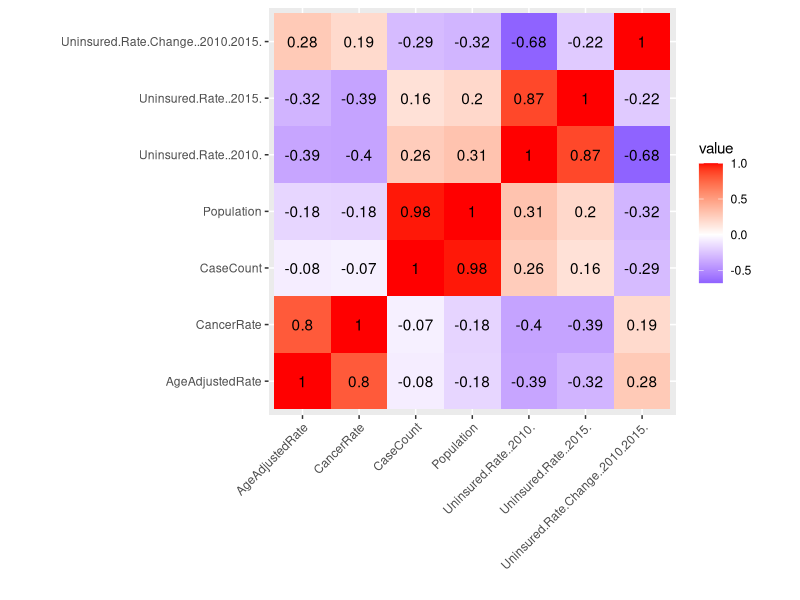
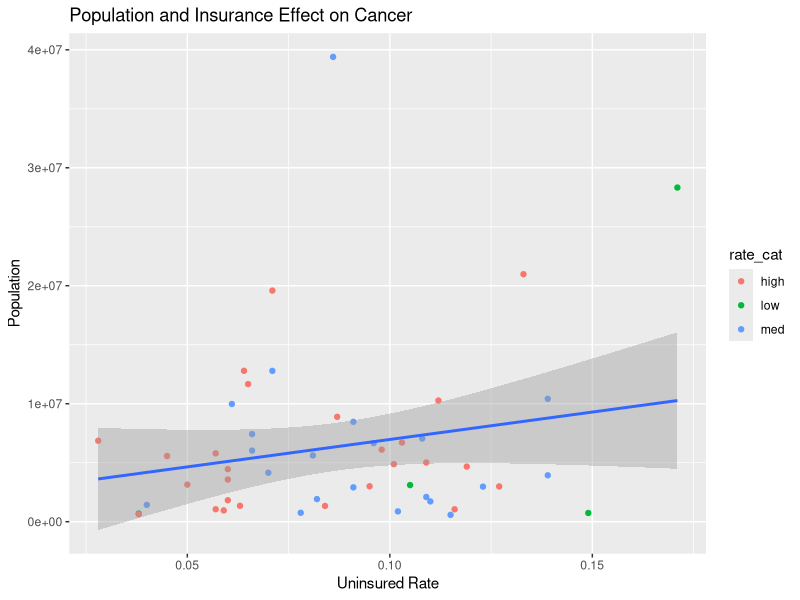
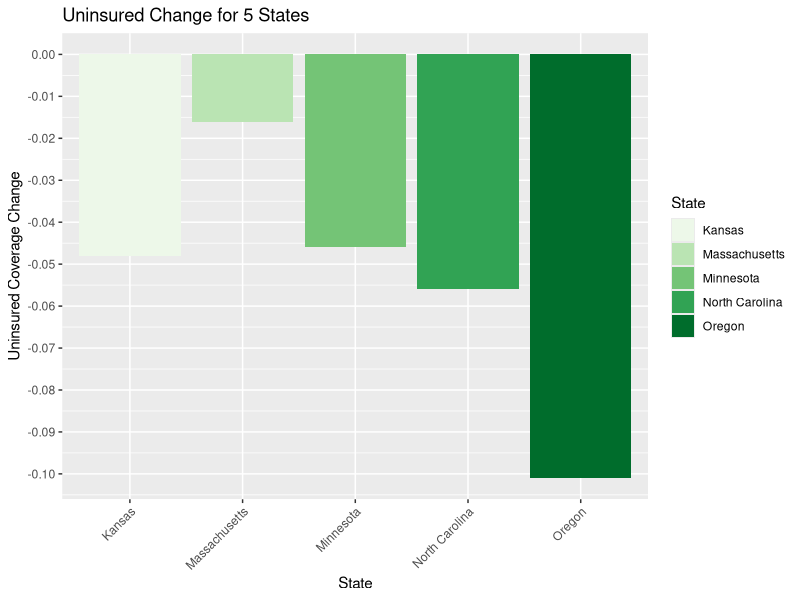
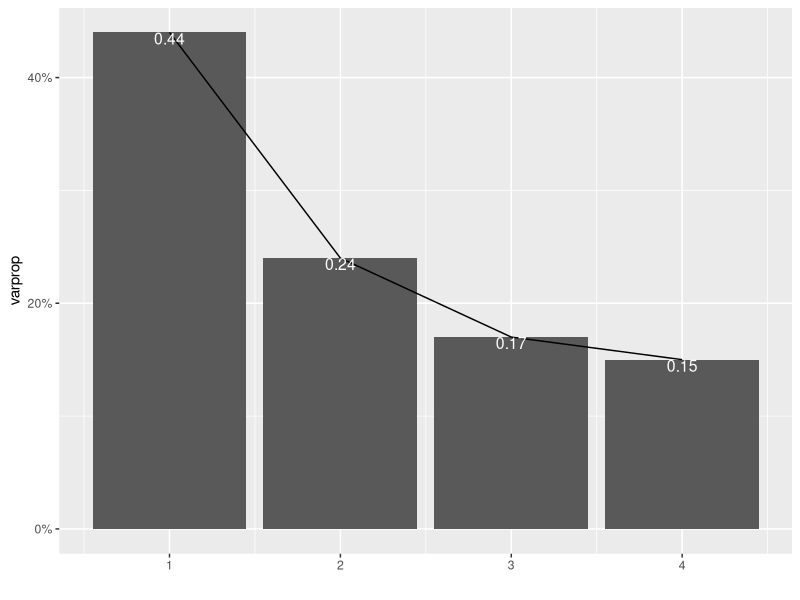
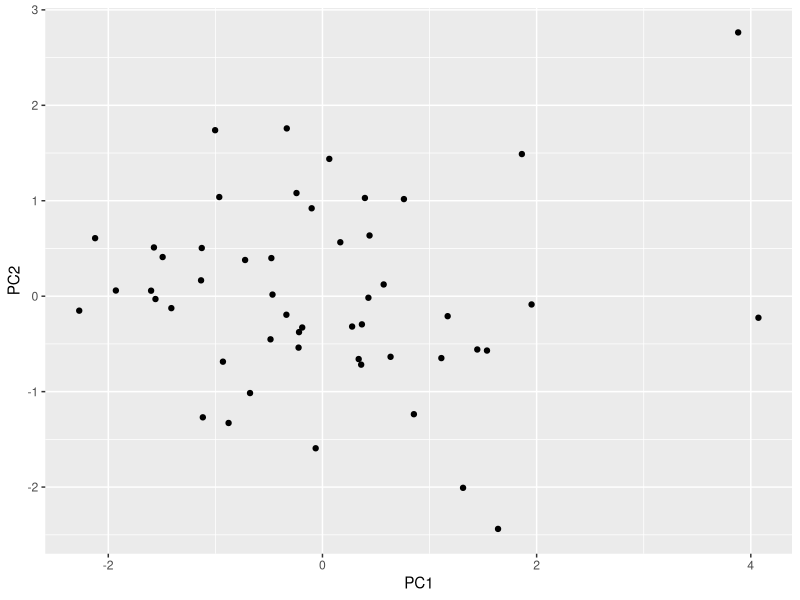
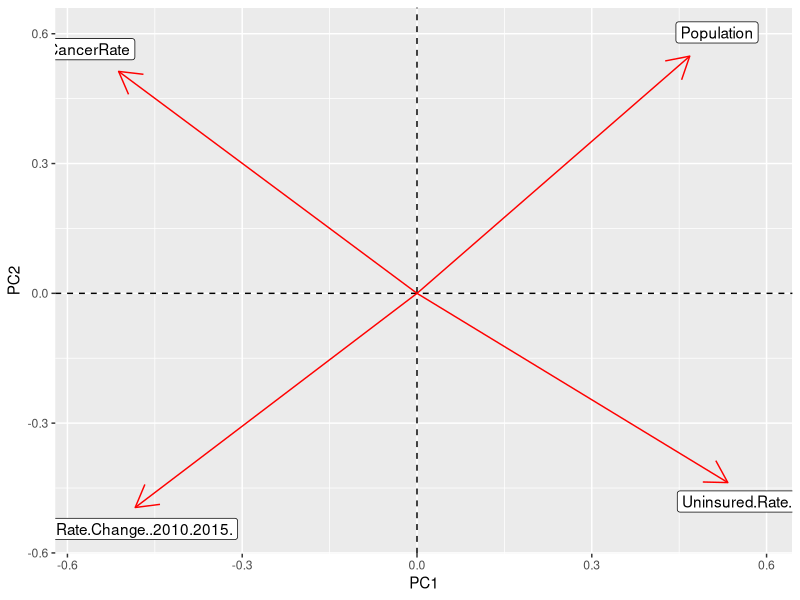

Write the R code that produced these figures, in order.
## ---- chunk 1
knitr::opts_chunk$set(echo = TRUE)
## ---- chunk 2
library(ggplot2)
library(tidyverse)
healthcoverage <- read.csv("states.csv")
cancercases <- read.csv("USCS_OverviewMap.csv")
glimpse(healthcoverage)
## ---- chunk 3
glimpse(cancercases)
## ---- chunk 4
library(dplyr)
fullprojdata <- inner_join(cancercases, healthcoverage, by="State")
glimpse(fullprojdata)
## ---- chunk 5
falsetidy <- fullprojdata %>% pivot_longer(c("Uninsured.Rate..2010.","Uninsured.Rate..2015."), names_to="UninsuredYear", values_to="PctUninsured")
## ---- chunk 6
falsetidy %>% pivot_wider(names_from="UninsuredYear", values_from="PctUninsured")
## ---- chunk 7
fullprojdata %>% filter(Uninsured.Rate..2015. >= .12)
## ---- chunk 8
fullprojdata %>% arrange(desc(Population))
## ---- chunk 9
fullprojdata %>% select(State, CaseCount, Uninsured.Rate.Change..2010.2015.)
## ---- chunk 10
completedata <- fullprojdata %>% mutate(CancerRate = CaseCount/Population)
## ---- chunk 11
complete_stats <- completedata %>% summarize_at(6:11, .funs = list(mean = mean, sd = sd, var = var, min = min, max = max, n_distinct = n_distinct))

finaldata <- completedata %>% mutate(rate_cat = case_when(CancerRate>.0055 ~ "high", CancerRate<=.0055 & .0042<=CancerRate ~ "med", CancerRate<.0042 ~ "low"))

complete_stats_grouped <- finaldata %>% group_by(rate_cat) %>% summarize_at(6:12, .funs = list(mean = mean, sd = sd, var = var, min = min, max = max, n_distinct = n_distinct))

tidy.stats <- complete_stats %>% pivot_longer(contains("_"), names_to = "name", values_to = "value") %>% separate(name, c("name", "function"), sep = "_") %>% pivot_wider(names_from = "function", values_from = "value") %>% 
    glimpse()

## ---- chunk 12
finaldata %>% select_if(is.numeric) %>% cor %>% as.data.frame %>% rownames_to_column %>% pivot_longer(-1) %>% ggplot(aes(rowname,name,fill=value))+ geom_tile() + geom_text(aes(label=round(value,2)))+xlab("")+ylab("")+coord_fixed()+scale_fill_gradient2(low="blue",mid="white",high="red")+theme(axis.text.x = element_text(angle = 45, hjust = 1))
## ---- chunk 13
plot2 <- ggplot(finaldata, aes(Uninsured.Rate..2015., Population)) + geom_point(aes(color=rate_cat)) +   geom_smooth(method="lm") 

plot2 + ggtitle("Population and Insurance Effect on Cancer") + ylab("Population") + xlab("Uninsured Rate")
## ---- chunk 14
five.states <- finaldata %>% filter(State %in% c("Minnesota", 
    "Oregon", "Kansas", "North Carolina", "Massachusetts")) %>% 
    select(State, Uninsured.Rate.Change..2010.2015., Population)
ggplot(five.states, aes(State, fill = State)) + geom_bar(aes(y = Uninsured.Rate.Change..2010.2015.), 
    stat = "summary", fun.y = "mean") + scale_y_continuous(breaks = seq(0, -.11, -.01)) + geom_errorbar(aes(y = Uninsured.Rate.Change..2010.2015.), stat = "summary", 
    width = 0.5) + ylab("Uninsured Coverage Change") + ggtitle("Uninsured Change for 5 States") + 
    scale_fill_brewer(palette = "DarkMint") + xlab("State")+ theme(axis.text.x = element_text(angle = 45, hjust = 1))
## ---- chunk 15
final.data <- finaldata %>% select(State, Population, Uninsured.Rate..2015., Uninsured.Rate.Change..2010.2015., 
    CancerRate)
data.numbers <- final.data %>% select_if(is.numeric) %>% scale
pca.data <- princomp(data.numbers)
names(pca.data)
## ---- chunk 16
summary(pca.data, loadings = T)
## ---- chunk 17
eigval <- pca.data$sdev^2
varprop = round(eigval/sum(eigval), 2)
ggplot() + geom_bar(aes(y = varprop, x = 1:4), stat = "identity") + 
    xlab("") + geom_path(aes(y = varprop, x = 1:4)) + geom_text(aes(x = 1:4, 
    y = varprop, label = round(varprop, 3)), vjust = 1, col = "white", 
    size = 4) + scale_y_continuous(breaks = seq(0, 0.8, 0.2), 
    labels = scales::percent) + scale_x_continuous(breaks = 1:4)
## ---- chunk 18
eigen(cor(data.numbers))
## ---- chunk 19
df<- data.frame(PC1 = pca.data$scores[, 1], PC2 = pca.data$scores[, 
    2])
ggplot(df, aes(PC1, PC2)) + geom_point()
## ---- chunk 20
State <- final.data$State
pca.data$scores %>% as.data.frame %>% cbind(State, .) %>% top_n(3, 
    Comp.1)  #highest PC1
## ---- chunk 21
pca.data$scores %>% as.data.frame %>% cbind(State, .) %>% top_n(3, 
    wt = desc(Comp.1))  #lowest PC1
## ---- chunk 22
pca.data$scores %>% as.data.frame %>% cbind(State, .) %>% top_n(3, 
    Comp.2)  #highest PC2
## ---- chunk 23
pca.data$scores %>% as.data.frame %>% cbind(State, .) %>% top_n(3, 
    wt = desc(Comp.2))  #lowest PC2
## ---- chunk 24
pca.data$loadings[1:4, 1:2] %>% as.data.frame %>% rownames_to_column %>% 
    ggplot() + geom_hline(aes(yintercept = 0), lty = 2) + geom_vline(aes(xintercept = 0), 
    lty = 2) + ylab("PC2") + xlab("PC1") + geom_segment(aes(x = 0, 
    y = 0, xend = Comp.1, yend = Comp.2), arrow = arrow(), col = "red") + 
    geom_label(aes(x = Comp.1 * 1.1, y = Comp.2 * 1.1, label = rowname))
